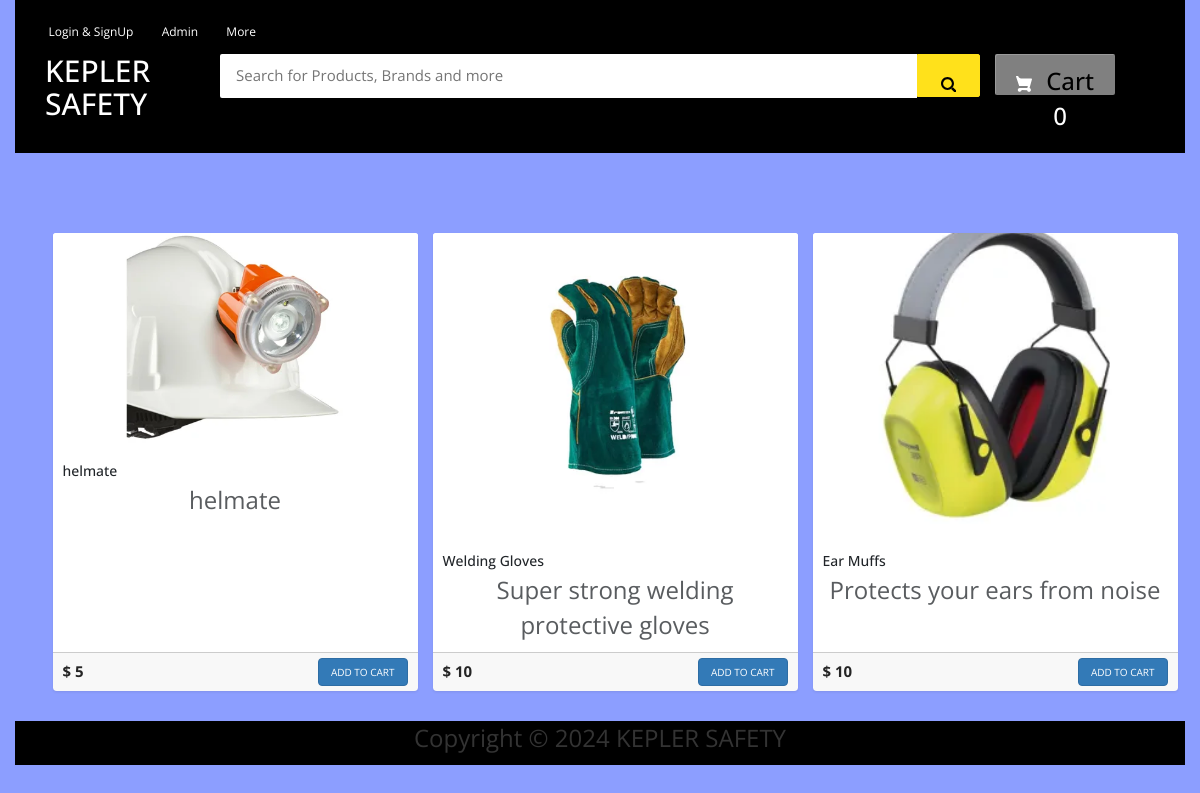
The page / on the database its author committed.
### ecom/models.py (models this page shows, shortened)
class Product(models.Model):
    name=models.CharField(max_length=40)
    product_image= models.ImageField(upload_to='product_image/',null=True,blank=True)
    price = models.PositiveIntegerField()
    description=models.CharField(max_length=40)

### ecom/views.py (the view)
# urls.py: path('',views.home_view,name=''),
def home_view(request):
    products=models.Product.objects.all()
    if 'product_ids' in request.COOKIES:
        product_ids = request.COOKIES['product_ids']
        counter=product_ids.split('|')
        product_count_in_cart=len(set(counter))
    else:
        product_count_in_cart=0
    if request.user.is_authenticated:
        return HttpResponseRedirect('afterlogin')
    return render(request,'ecom/index.html',{'products':products,'product_count_in_cart':product_count_in_cart})

### templates/ecom/index.html (shortened to what this page needs)
{% extends 'ecom/homebase.html' %}
{% load static %}
{% block content %}
<div class="container my-5">
  {% if products %}
  <div class="row row-cols-1 row-cols-md-2 row-cols-lg-3 g-4 mt-4">
    {% for p in products %}
    <div class="col">
      <div class="card h-100 shadow-sm">
        <img src="{% static p.product_image.url %}" class="card-img-top" alt="{{ p.name }}">
        <div class="card-body">
          <h5 class="card-title text-dark">{{ p.name }}</h5>
          <p class="card-text text-muted">{{ p.description }}</p>
        </div>
        <div class="card-footer d-flex justify-content-between align-items-center">
          <span class="price">$ {{ p.price }}</span>
          <a href="{% url 'add-to-cart' p.id %}" class="btn btn-primary add-to-cart">Add to cart</a>
        </div>
      </div>
    </div>
    {% endfor %}
  </div>
  {% else %}
  <h3 class="text-center text-warning">No Search Found</h3>
  {% endif %}
</div>
{% endblock content %}

### templates/ecom/navbar.html (style rules this page uses)
body { background-color: #ebe0e0 }

### templates/ecom/index.html (style rules this page uses)
body { background-color: #8c9eff; font-family: 'Open Sans', serif; font-size: 24px; }
.card { border: none; transition: transform 0.2s ease-in-out; }
.card-img-top { max-height: 300px; object-fit: cover; }
.price { font-size: 1.5rem; font-weight: bold; color: #252525; }
.add-to-cart { font-size: 1rem; text-transform: uppercase; }

### templates/ecom/footer.html (style rules this page uses)
p { text-align: center; }

### rows shown on the page
Product: product_image (picture), name "helmate", description "helmate", price "5"
Product: product_image (picture), name "Welding Gloves", description "Super strong welding protective gloves", price "10"
Product: product_image (picture), name "Ear Muffs", description "Protects your ears from noise", price "10"

### other values the page prints
{{ product_count_in_cart }} "0"
